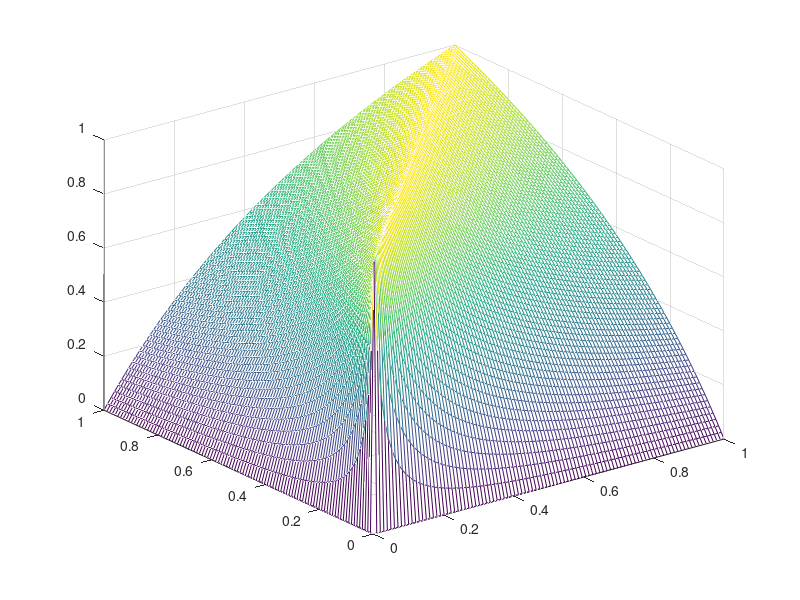
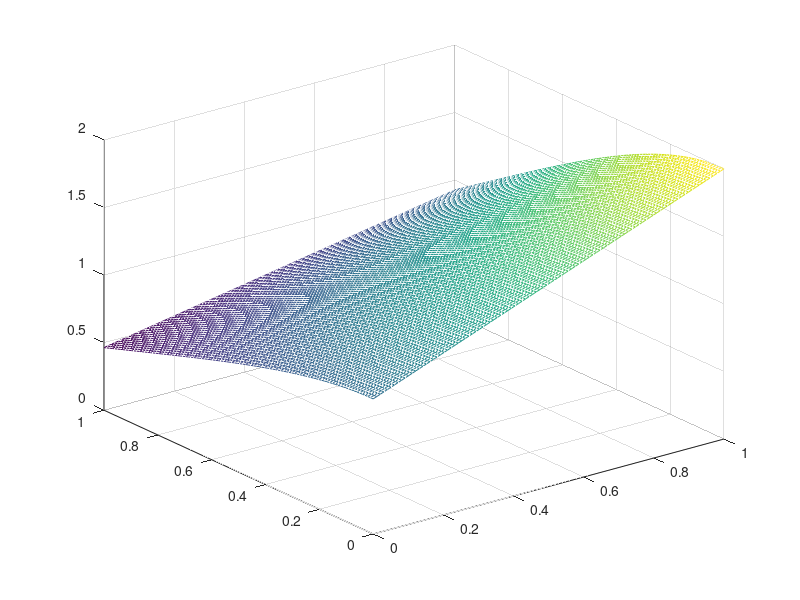
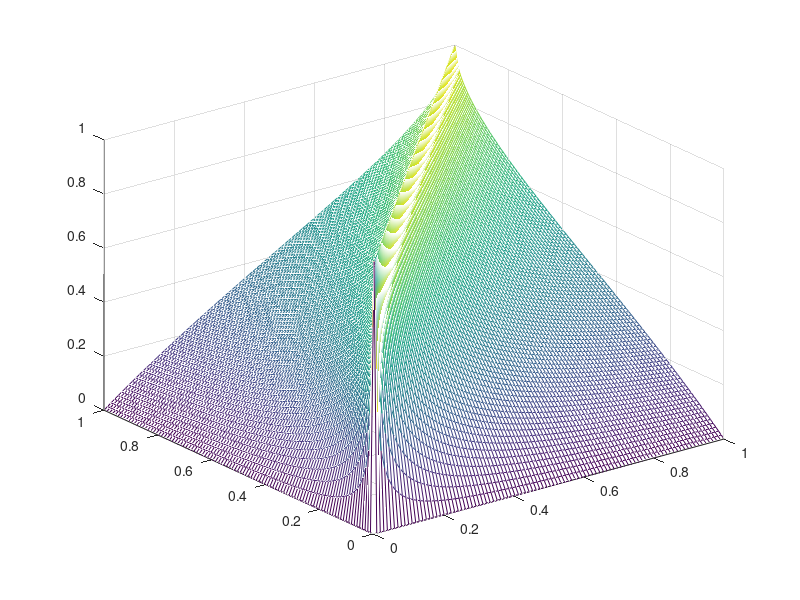
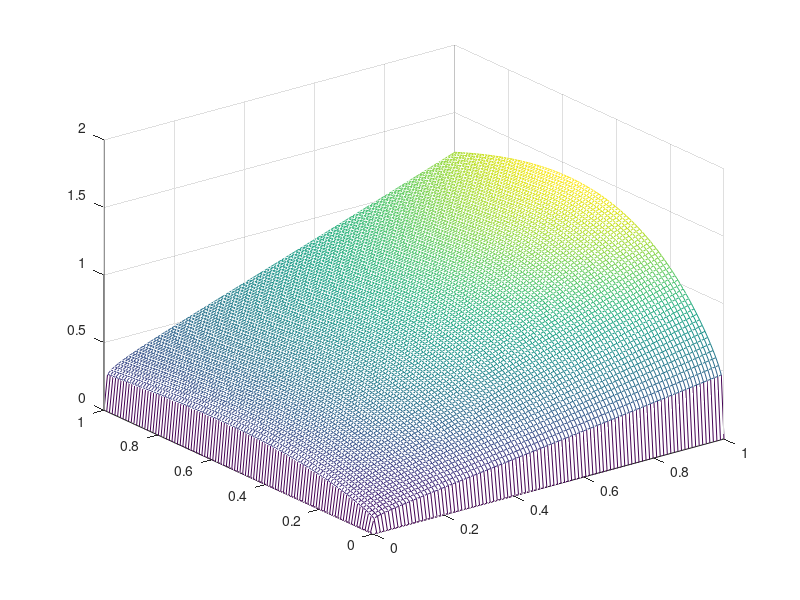

Write MATLAB code to recreate these figures, in order.
x = linspace(0.0,1.0);
y = linspace(0.0,1.0);

alpha = 1;
displacementsBigAlpha = zeros(length(x),length(y));
for k = 1:length(x)
    for j = 1:length(y)
        displacementsBigAlpha(k,j) = 1. - (abs(x(k)-y(j))/(x(k)+y(j)))^alpha;
    end
end
figure;
mesh(x,y,displacementsBigAlpha);

complexX = complex(x);
complexY = complex(y);
displacementApproxs = zeros(length(x),length(y));
alpha = 1;
for k = 1:length(x)
    for j = 1:length(y)
        displacementApproxs(k,j) = real(exp(log(complexY(j) + alpha) - log(complexX(k) + alpha)* i * pi / 2));
    end
end
figure;
mesh(x,y,displacementApproxs);

alpha = 0.5;
displacementsSmallAlpha = zeros(length(x),length(y));
for k = 1:length(x)
    for j = 1:length(y)
        displacementsSmallAlpha(k,j) = 1. - (abs(x(k)-y(j))/(x(k)+y(j)))^alpha;
    end
end
figure;
mesh(x,y,displacementsSmallAlpha);

displacementApproxsSmallAlpha = zeros(length(x),length(y));
alpha = 0.5;
for k = 1:length(x)
    for j = 1:length(y)
        displacementApproxsSmallAlpha(k,j) = real(complexY(j)^0.1 * complexX(k)^0.1 * exp(log(complexY(j) + alpha) - log(complexX(k) + alpha)* i * pi / 2));
    end
end
figure;
mesh(x,y,displacementApproxsSmallAlpha);
